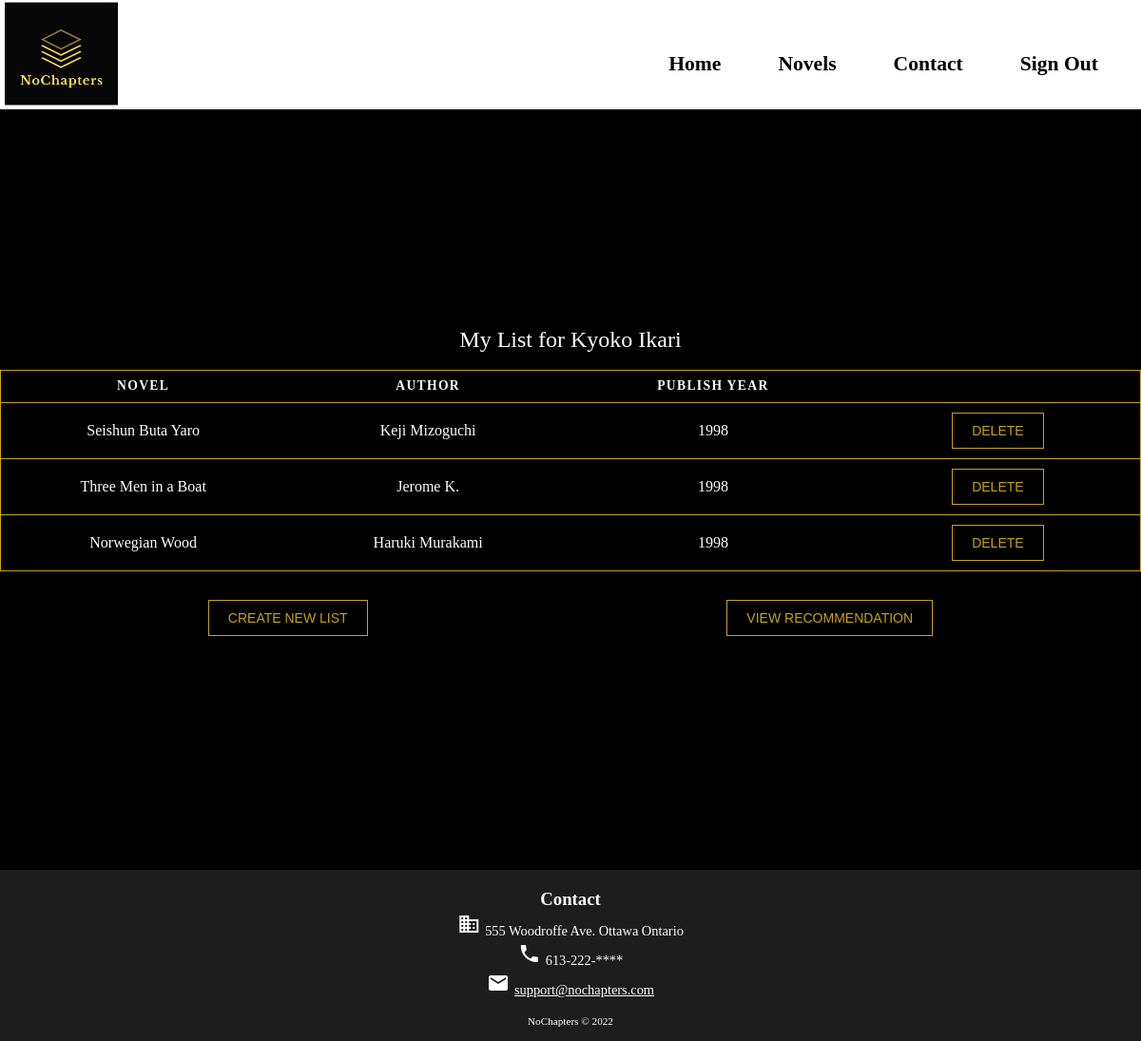
/userList.php (signed in), run on the app's committed database.
### tables this page shows
CREATE TABLE IF NOT EXISTS `novels` (
  `novel_id` int(20) NOT NULL AUTO_INCREMENT,
  `novel_title` varchar(50) NOT NULL,
  `novel_author` varchar(50) NOT NULL,
  `novel_publish_year` int(6) NOT NULl,
  `user_id` int(20) NOT NULL,
  PRIMARY KEY (`novel_id`),
  FOREIGN KEY (`user_id`) REFERENCES `users`(`user_id`)
);

### userList.php (the view, shortened to what this page needs)
<!DOCTYPE html>
<html lang="en">
<head>
    <link rel="stylesheet" href="CSS/styleAssign2.css" type="text/css">
    <link rel="stylesheet" href="./CSS/styleUserList.css">
</head>
<body>
    <header>
        <nav class=" nav-bar">
                <img src="images/nochapters.png" alt="company-logo" class="nav-logo">
            <div class="nav-links">
                <a href="index.php" id="home">Home</a>
                <a href="Description.php" id="novels">Novels</a>
                <a href="#contact">Contact</a>
                <a href="./sign-out.php" id="sign-out">Sign Out</a>
            </div>
        </nav>
    </header>
    <section class="cart_section">
        <div class="container">
            <table>
                <caption>My List for <?= $_COOKIE['userName'] ?></caption>
                <thead>
                    <tr>
                        <th scope="col">Novel</th>
                        <th scope="col">Author</th>
                        <th scope="col">Publish Year</th>
                        <th scope="col"> </th>
                    </tr>
                </thead>
                <tbody>
                    <?php
                    $my_db = dbConnect();
                    $current_userID = $_COOKIE['userID'];
                    $sql = "SELECT novels.novel_id, novels.novel_title, novels.novel_author, novels.novel_publish_year FROM novels
                    INNER JOIN users ON  novels.user_id = users.user_id
                    WHERE users.user_id  = '$current_userID'
                    GROUP BY novels.novel_id";
                    $result = $my_db->query($sql);
                    if ($result->num_rows > 0) {
                        while ($row = $result->fetch_assoc()) {
                            echo
                            "<tr>
                            <td data-label=\"Novel\">" . $row["novel_title"] . "</td>
                            <td data-label=\"Author\">" . $row["novel_author"] . "</td>
                            <td data-label=\"Publish Year\">" . $row["novel_publish_year"] . "</td>
                            <td data-label=\"\">" . "<a href=\"deleteList.php?id=" . $row["novel_id"] . "\"><button type=\"button\" class=\"myBtn_order_page\">Delete</button></a></td>
                            </tr>
                            </form>";
                        }
                    }
                    ?>
                </tbody>
            </table>
            <div class="button_container_order_page">
                <a href="./newList.php"><button type="button" id="new_list" class="myBtn_order_page">create new list</button></a>
                <a href="./Description.php"><button type="button" id="recomendation" class="myBtn_order_page">view recommendation</button></a>
            </div>
        </div>
    </section>
    <footer>
        <div id="contact">
            <h3>Contact</h3>
            <p class="footer-p"><span class="material-icons">business</span>555 Woodroffe Ave. Ottawa Ontario</p>
            <p class="footer-p"><span class="material-icons">phone</span>613-222-****</p>
            <p id="footer-mail" class="footer-p"><span class="material-icons">mail</span>support@nochapters.com</p>
            <p class="footer-p" id="copyright">NoChapters © 2022</p>
        </div>
    </footer>
</body>
</html>

### CSS/styleAssign2.css (style rules this page uses)
* { margin: 0; padding: 0; color: white; }
body { font-family: Georgia, 'Times New Roman', Times, serif; box-sizing: border-box; background-color: black; }
.nav-bar { overflow: hidden; background-color: white; padding: 0 15px 0 0; }
.nav-bar a { float: left; color: black; font-weight: bold; padding: 10px 30px; text-decoration: none; font-size: 135%; line-height: 75px; }
.nav-links { float: right; margin-top: 20px; }
.nav-logo { max-width: 10%; max-height: 10%; margin-left: 5px; margin-top: 2px; }
footer { background-color: rgb(30, 29, 29); color: white; text-align: center; padding: 20px 10px 15px; margin-top: 0px; }
.footer-p { padding-top: 3px; font-size: 90%; }
#footer-mail { text-decoration: underline; padding-bottom: 15px; }
.material-icons { padding: 0 5px 0 0; }
#copyright { font-size: 70%; }

### CSS/styleUserList.css (style rules this page uses)
*, *:before, *:after { box-sizing: border-box; }
h1, h2, h3, h4, h5, h6 { margin: 0; }
.cart_section { width: 100%; height: 100vh; background-color: black; display: flex; flex-direction: column; justify-content: center; }
.container { width: 100%; max-width: 1200px; max-height: auto; margin: 0 auto; }
table { color: #ffff; border: 1px solid rgb(197, 163, 27); border-collapse: collapse; margin-bottom: 20px; padding: 0; width: 100%; table-layout: fixed; }
table caption { color: #ffff; font-size: 1.5em; margin: .5em 0 .75em; }
table tr { border: 1px solid rgb(197, 163, 27); padding: .4em; }
table th, table td { padding: .625em; text-align: center; }
table th { font-size: .85em; letter-spacing: .1em; text-transform: uppercase; }
.button_container_order_page { display: flex; align-items: center; justify-content: space-around; margin: 30px; }
.myBtn_order_page { border: 1px solid; background-color: transparent; text-transform: uppercase; font-size: 14px; padding: 10px 20px; font-weight: 300; color: rgb(197, 163, 27) }

### data on the page
novels: novel_title "Seishun Buta Yaro", novel_author "Keji Mizoguchi", novel_publish_year "1998"
novels: novel_title "Three Men in a Boat", novel_author "Jerome K.", novel_publish_year "1998"
novels: novel_title "Norwegian Wood", novel_author "Haruki Murakami", novel_publish_year "1998"

### other printed values
$_COOKIE['userName'] "Kyoko Ikari"
